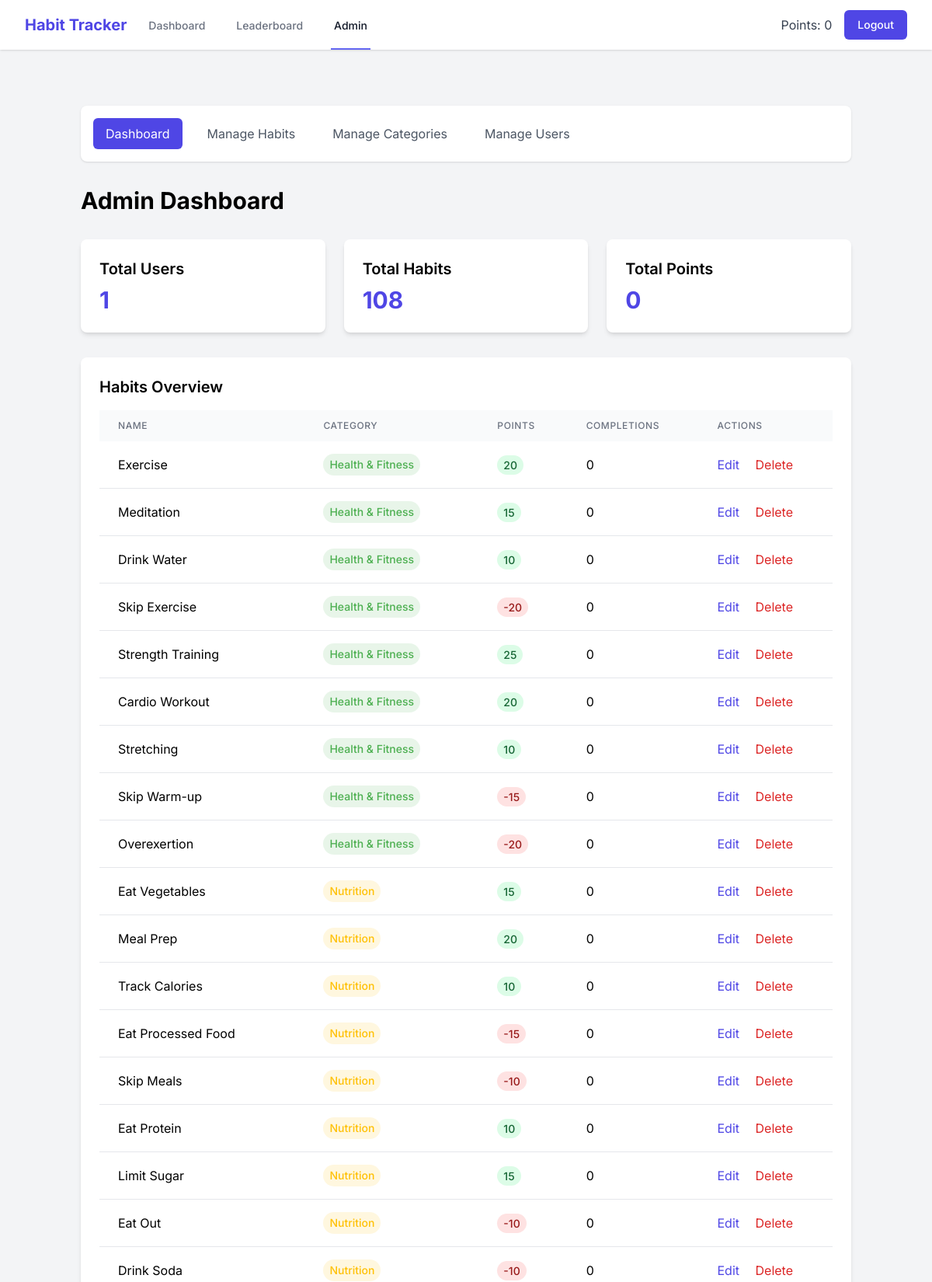
The page /admin (signed in, upper part) on the database its author committed.
### models.py (models this page shows, shortened)
class User(UserMixin, db.Model):
    id = db.Column(db.Integer, primary_key=True)
    username = db.Column(db.String(80), unique=True, nullable=False)
    email = db.Column(db.String(120), unique=True, nullable=False)
    password_hash = db.Column(db.String(128))
    points = db.Column(db.Integer, default=0)
    is_admin = db.Column(db.Boolean, default=False)
    created_at = db.Column(db.DateTime, default=datetime.utcnow)
    user_habits = db.relationship('UserHabit', backref='user', lazy=True)

class Habit(db.Model):
    id = db.Column(db.Integer, primary_key=True)
    name = db.Column(db.String(100), unique=True, nullable=False)
    description = db.Column(db.Text)
    is_good = db.Column(db.Boolean, default=True)
    points = db.Column(db.Integer, default=10)
    category_id = db.Column(db.Integer, db.ForeignKey('category.id'))
    created_at = db.Column(db.DateTime, default=datetime.utcnow)
    user_habits = db.relationship('UserHabit', backref='habit', lazy=True)

class Category(db.Model):
    id = db.Column(db.Integer, primary_key=True)
    name = db.Column(db.String(50), unique=True, nullable=False)
    color = db.Column(db.String(7), default='#4F46E5')
    created_at = db.Column(db.DateTime, default=datetime.utcnow)
    habits = db.relationship('Habit', backref='category', lazy=True)

### app.py (the view)
@app.route('/admin')
@admin_required
def admin_dashboard():
    total_users = User.query.count()
    total_habits = Habit.query.count()
    completion_counts = db.session.query(
        Habit.id,
        db.func.count('*').label('completion_count')
    ).join(
        UserHabit,
        and_(
            UserHabit.user_id == HabitCompletion.user_habit_user_id,
            UserHabit.habit_id == HabitCompletion.user_habit_habit_id
        )
    ).join(
        HabitCompletion,
        and_(
            HabitCompletion.user_habit_user_id == UserHabit.user_id,
            HabitCompletion.user_habit_habit_id == UserHabit.habit_id
        )
    ).group_by(Habit.id).all()
    habit_completion_counts = {habit_id: count for habit_id, count in completion_counts}
    habits = Habit.query.all()
    total_points = db.session.query(db.func.sum(User.points)).scalar() or 0
    recent_completions = HabitCompletion.query.order_by(HabitCompletion.completed_at.desc()).limit(10).all()
    return render_template('admin/dashboard.html',
                         total_users=total_users,
                         total_habits=total_habits,
                         total_points=total_points,
                         habits=habits,
                         habit_completion_counts=habit_completion_counts,
                         recent_completions=recent_completions)

### app.py (called while the page is built)
def admin_required(f):
    @wraps(f)
    def decorated_function(*args, **kwargs):
        if not current_user.is_authenticated or not current_user.is_admin:
            flash('You need to be an admin to access this page.', 'error')
            return redirect(url_for('dashboard'))
        return f(*args, **kwargs)
    return decorated_function

@login_manager.user_loader
def load_user(user_id):
    return User.query.get(int(user_id))

@app.after_request
def add_security_headers(response):
    response.headers['Content-Security-Policy'] = "default-src 'self'; script-src 'self' 'unsafe-inline' 'unsafe-eval' https://cdn.jsdelivr.net https://cdn.tailwindcss.com; style-src 'self' 'unsafe-inline' https://fonts.googleapis.com; font-src 'self' https://fonts.gstatic.com; img-src 'self' data:; connect-src 'self'"
    return response

### templates/admin/dashboard.html (shortened to what this page needs)
{% extends "base.html" %}
{% block content %}
<div class="container mx-auto px-4 py-8">
    <div class="bg-white shadow rounded-lg p-4 mb-8">
        <div class="flex space-x-4">
            <a href="{{ url_for('admin_dashboard') }}"
               class="px-4 py-2 rounded-md {% if request.endpoint == 'admin_dashboard' %}bg-indigo-600 text-white{% else %}text-gray-600 hover:bg-gray-100{% endif %}">
                Dashboard
            </a>
            <a href="{{ url_for('admin_habits') }}"
               class="px-4 py-2 rounded-md {% if request.endpoint == 'admin_habits' %}bg-indigo-600 text-white{% else %}text-gray-600 hover:bg-gray-100{% endif %}">
                Manage Habits
            </a>
            <a href="{{ url_for('admin_categories') }}"
               class="px-4 py-2 rounded-md {% if request.endpoint == 'admin_categories' %}bg-indigo-600 text-white{% else %}text-gray-600 hover:bg-gray-100{% endif %}">
                Manage Categories
            </a>
            <a href="{{ url_for('admin_users') }}"
               class="px-4 py-2 rounded-md {% if request.endpoint == 'admin_users' %}bg-indigo-600 text-white{% else %}text-gray-600 hover:bg-gray-100{% endif %}">
                Manage Users
            </a>
        </div>
    </div>
    <h1 class="text-3xl font-bold mb-8">Admin Dashboard</h1>
    <div class="grid grid-cols-1 md:grid-cols-3 gap-6 mb-8">
        <div class="bg-white rounded-lg shadow-md p-6">
            <h2 class="text-xl font-semibold mb-2">Total Users</h2>
            <p class="text-3xl font-bold text-indigo-600">{{ total_users }}</p>
        </div>
        <div class="bg-white rounded-lg shadow-md p-6">
            <h2 class="text-xl font-semibold mb-2">Total Habits</h2>
            <p class="text-3xl font-bold text-indigo-600">{{ total_habits }}</p>
        </div>
        <div class="bg-white rounded-lg shadow-md p-6">
            <h2 class="text-xl font-semibold mb-2">Total Points</h2>
            <p class="text-3xl font-bold text-indigo-600">{{ total_points }}</p>
        </div>
    </div>
    <div class="bg-white rounded-lg shadow-md p-6 mb-8">
        <h2 class="text-xl font-semibold mb-4">Habits Overview</h2>
        <div class="overflow-x-auto">
            <table class="min-w-full">
                <thead>
                    <tr class="bg-gray-50">
                        <th class="px-6 py-3 text-left text-xs font-medium text-gray-500 uppercase tracking-wider">Name</th>
                        <th class="px-6 py-3 text-left text-xs font-medium text-gray-500 uppercase tracking-wider">Category</th>
                        <th class="px-6 py-3 text-left text-xs font-medium text-gray-500 uppercase tracking-wider">Points</th>
                        <th class="px-6 py-3 text-left text-xs font-medium text-gray-500 uppercase tracking-wider">Completions</th>
                        <th class="px-6 py-3 text-left text-xs font-medium text-gray-500 uppercase tracking-wider">Actions</th>
                    </tr>
                </thead>
                <tbody class="bg-white divide-y divide-gray-200">
                    {% for habit in habits %}
                    <tr>
                        <td class="px-6 py-4 whitespace-nowrap">{{ habit.name }}</td>
                        <td class="px-6 py-4 whitespace-nowrap">
                            {% if habit.category %}
                            <span class="inline-block px-2 py-1 rounded-full text-sm font-medium"
                                  style="background-color: {{ habit.category.color }}20; color: {{ habit.category.color }}">
                                {{ habit.category.name }}
                            </span>
                            {% else %}
                            <span class="text-gray-500">No Category</span>
                            {% endif %}
                        </td>
                        <td class="px-6 py-4 whitespace-nowrap">
                            <span class="px-2 py-1 rounded-full text-sm font-medium {% if habit.is_good %}bg-green-100 text-green-800{% else %}bg-red-100 text-red-800{% endif %}">
                                {{ habit.points }}
                            </span>
                        </td>
                        <td class="px-6 py-4 whitespace-nowrap">{{ habit_completion_counts.get(habit.id, 0) }}</td>
                        <td class="px-6 py-4 whitespace-nowrap">
                            <a href="{{ url_for('admin_edit_habit', habit_id=habit.id) }}"
                               class="text-indigo-600 hover:text-indigo-900 mr-4">Edit</a>
                            <form action="{{ url_for('admin_delete_habit', habit_id=habit.id) }}"
                                  method="POST"
                                  class="inline"
                                  onsubmit="return confirm('Are you sure you want to delete this habit?');">
                                <button type="submit" class="text-red-600 hover:text-red-900">Delete</button>
                            </form>
                        </td>
                    </tr>
                    {% endfor %}
                </tbody>
            </table>
        </div>
    </div>
</div>
{% endblock %}

### templates/base.html (shortened to what this page needs)
<!DOCTYPE html>
<html lang="en">
<head>
    <script src="https://cdn.tailwindcss.com"></script>
</head>
<body class="bg-gray-100">
    {% if current_user.is_authenticated %}
    <nav class="bg-white shadow">
        <div class="max-w-7xl mx-auto px-4 sm:px-6 lg:px-8">
            <div class="flex justify-between h-16">
                <div class="flex">
                    <div class="flex-shrink-0 flex items-center">
                        <a href="{{ url_for('dashboard') }}" class="text-xl font-bold text-indigo-600">
                            Habit Tracker
                        </a>
                    </div>
                    <div class="hidden sm:ml-6 sm:flex sm:space-x-8">
                        <a href="{{ url_for('dashboard') }}"
                            class="{% if request.endpoint == 'dashboard' %}border-indigo-500 text-gray-900{% else %}border-transparent text-gray-500 hover:border-gray-300 hover:text-gray-700{% endif %} inline-flex items-center px-1 pt-1 border-b-2 text-sm font-medium">
                            Dashboard
                        </a>
                        <a href="{{ url_for('leaderboard') }}"
                            class="{% if request.endpoint == 'leaderboard' %}border-indigo-500 text-gray-900{% else %}border-transparent text-gray-500 hover:border-gray-300 hover:text-gray-700{% endif %} inline-flex items-center px-1 pt-1 border-b-2 text-sm font-medium">
                            Leaderboard
                        </a>
                        {% if current_user.is_admin %}
                        <a href="{{ url_for('admin_dashboard') }}"
                            class="{% if request.endpoint.startswith('admin_') %}border-indigo-500 text-gray-900{% else %}border-transparent text-gray-500 hover:border-gray-300 hover:text-gray-700{% endif %} inline-flex items-center px-1 pt-1 border-b-2 text-sm font-medium">
                            Admin
                        </a>
                        {% endif %}
                    </div>
                </div>
                <div class="flex items-center">
                    <span class="text-gray-700 mr-4">Points: {{ current_user.points }}</span>
                    <a href="{{ url_for('logout') }}"
                        class="inline-flex items-center px-4 py-2 border border-transparent text-sm font-medium rounded-md text-white bg-indigo-600 hover:bg-indigo-700">
                        Logout
                    </a>
                </div>
            </div>
        </div>
    </nav>
    {% endif %}
    <main class="py-10">
        {% block content %}{% endblock %}
    </main>
</body>
</html>

### templates/base.html (style rules this page uses)
body { font-family: 'Inter', sans-serif; }

### rows shown on the page
User: points "0"
Habit: name "Exercise", category.name "Health & Fitness", points "20", get "0"
Habit: name "Meditation", category.name "Health & Fitness", points "15", get "0"
Habit: name "Drink Water", category.name "Health & Fitness", points "10", get "0"
Habit: name "Skip Exercise", category.name "Health & Fitness", points "-20", get "0"
Habit: name "Strength Training", category.name "Health & Fitness", points "25", get "0"
Habit: name "Cardio Workout", category.name "Health & Fitness", points "20", get "0"
Habit: name "Stretching", category.name "Health & Fitness", points "10", get "0"
Habit: name "Skip Warm-up", category.name "Health & Fitness", points "-15", get "0"
Habit: name "Overexertion", category.name "Health & Fitness", points "-20", get "0"
Habit: name "Eat Vegetables", category.name "Nutrition", points "15", get "0"
Habit: name "Meal Prep", category.name "Nutrition", points "20", get "0"
Habit: name "Track Calories", category.name "Nutrition", points "10", get "0"
Habit: name "Eat Processed Food", category.name "Nutrition", points "-15", get "0"
Habit: name "Skip Meals", category.name "Nutrition", points "-10", get "0"
Habit: name "Eat Protein", category.name "Nutrition", points "10", get "0"
Habit: name "Limit Sugar", category.name "Nutrition", points "15", get "0"
Habit: name "Eat Out", category.name "Nutrition", points "-10", get "0"
Habit: name "Drink Soda", category.name "Nutrition", points "-10", get "0"

### other values the page prints
{{ total_users }} "1"
{{ total_habits }} "108"
{{ total_points }} "0"
